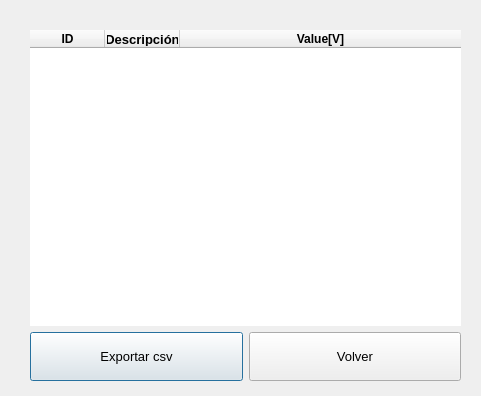
<?xml version="1.0" encoding="UTF-8"?>
<ui version="4.0">
 <class>SerialData</class>
 <widget class="QDialog" name="SerialData">
  <property name="geometry">
   <rect>
    <x>0</x>
    <y>0</y>
    <width>481</width>
    <height>396</height>
   </rect>
  </property>
  <property name="windowTitle">
   <string>Dialog</string>
  </property>
  <widget class="QWidget" name="verticalLayoutWidget">
   <property name="geometry">
    <rect>
     <x>30</x>
     <y>30</y>
     <width>431</width>
     <height>351</height>
    </rect>
   </property>
   <layout class="QVBoxLayout" name="verticalLayout" stretch="6,1">
    <item>
     <layout class="QHBoxLayout" name="horizontalLayout_2" stretch="0">
      <item>
       <widget class="QTableWidget" name="table_serial_2">
        <property name="font">
         <font>
          <pointsize>10</pointsize>
         </font>
        </property>
        <property name="layoutDirection">
         <enum>Qt::LeftToRight</enum>
        </property>
        <property name="frameShape">
         <enum>QFrame::NoFrame</enum>
        </property>
        <property name="frameShadow">
         <enum>QFrame::Raised</enum>
        </property>
        <property name="lineWidth">
         <number>1</number>
        </property>
        <property name="midLineWidth">
         <number>0</number>
        </property>
        <property name="verticalScrollBarPolicy">
         <enum>Qt::ScrollBarAsNeeded</enum>
        </property>
        <property name="autoScrollMargin">
         <number>4</number>
        </property>
        <property name="editTriggers">
         <set>QAbstractItemView::NoEditTriggers</set>
        </property>
        <property name="alternatingRowColors">
         <bool>true</bool>
        </property>
        <property name="selectionBehavior">
         <enum>QAbstractItemView::SelectRows</enum>
        </property>
        <property name="textElideMode">
         <enum>Qt::ElideRight</enum>
        </property>
        <property name="showGrid">
         <bool>true</bool>
        </property>
        <property name="sortingEnabled">
         <bool>false</bool>
        </property>
        <property name="wordWrap">
         <bool>true</bool>
        </property>
        <property name="rowCount">
         <number>0</number>
        </property>
        <property name="columnCount">
         <number>3</number>
        </property>
        <attribute name="horizontalHeaderCascadingSectionResizes">
         <bool>false</bool>
        </attribute>
        <attribute name="horizontalHeaderDefaultSectionSize">
         <number>75</number>
        </attribute>
        <attribute name="horizontalHeaderStretchLastSection">
         <bool>true</bool>
        </attribute>
        <attribute name="verticalHeaderVisible">
         <bool>false</bool>
        </attribute>
        <attribute name="verticalHeaderMinimumSectionSize">
         <number>20</number>
        </attribute>
        <attribute name="verticalHeaderDefaultSectionSize">
         <number>20</number>
        </attribute>
        <column>
         <property name="text">
          <string>ID</string>
         </property>
         <property name="font">
          <font>
           <pointsize>9</pointsize>
           <weight>75</weight>
           <bold>true</bold>
          </font>
         </property>
         <property name="textAlignment">
          <set>AlignCenter</set>
         </property>
        </column>
        <column>
         <property name="text">
          <string>Descripción</string>
         </property>
         <property name="font">
          <font>
           <family>MS Shell Dlg 2</family>
           <weight>75</weight>
           <bold>true</bold>
          </font>
         </property>
         <property name="textAlignment">
          <set>AlignCenter</set>
         </property>
        </column>
        <column>
         <property name="text">
          <string>Value[V]</string>
         </property>
         <property name="font">
          <font>
           <pointsize>9</pointsize>
           <weight>75</weight>
           <bold>true</bold>
          </font>
         </property>
         <property name="textAlignment">
          <set>AlignCenter</set>
         </property>
        </column>
       </widget>
      </item>
     </layout>
    </item>
    <item>
     <layout class="QHBoxLayout" name="horizontalLayout_3" stretch="1,1">
      <item>
       <widget class="QPushButton" name="pushButton">
        <property name="sizePolicy">
         <sizepolicy hsizetype="Expanding" vsizetype="Expanding">
          <horstretch>0</horstretch>
          <verstretch>0</verstretch>
         </sizepolicy>
        </property>
        <property name="font">
         <font>
          <family>Segoe UI</family>
          <pointsize>10</pointsize>
         </font>
        </property>
        <property name="text">
         <string>Exportar csv</string>
        </property>
       </widget>
      </item>
      <item>
       <widget class="QPushButton" name="btn_volver">
        <property name="sizePolicy">
         <sizepolicy hsizetype="Expanding" vsizetype="Expanding">
          <horstretch>0</horstretch>
          <verstretch>0</verstretch>
         </sizepolicy>
        </property>
        <property name="font">
         <font>
          <family>Segoe UI</family>
          <pointsize>10</pointsize>
         </font>
        </property>
        <property name="layoutDirection">
         <enum>Qt::LeftToRight</enum>
        </property>
        <property name="text">
         <string>Volver</string>
        </property>
       </widget>
      </item>
     </layout>
    </item>
   </layout>
  </widget>
 </widget>
 <resources/>
 <connections/>
</ui>
